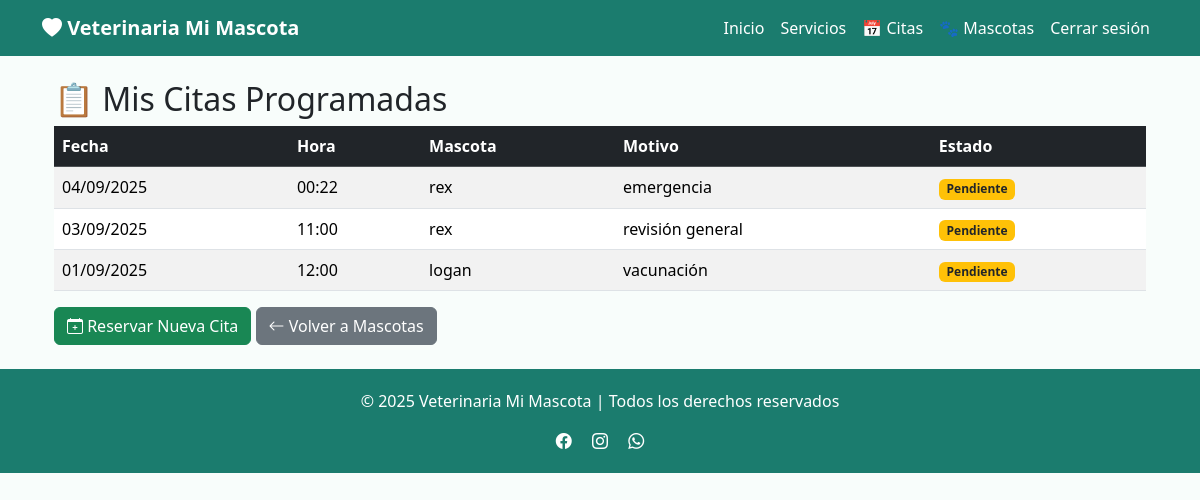
Screenshot of /citas/listar (signed in) with the database file from the repository.
### app/models/cita.py (models this page shows, shortened)
class Cita(db.Model):
    __tablename__ = 'citas'
    id_cita = db.Column(db.Integer, primary_key=True)
    fecha = db.Column(db.Date, nullable=False)
    hora = db.Column(db.Time, nullable=False)
    motivo = db.Column(db.String(255))
    estado = db.Column(db.String(20), default='pendiente')
    id_mascota = db.Column(db.Integer, db.ForeignKey('mascotas.id_mascota'))
    id_usuario = db.Column(db.Integer, db.ForeignKey('usuarios.id_usuario'))
    mascota = db.relationship('Mascota', backref=db.backref('citas', lazy=True))
    usuario = db.relationship('Usuario', backref=db.backref('citas', lazy=True))
    __table_args__ = (
        db.UniqueConstraint('fecha', 'hora', name='_fecha_hora_uc'),
        db.Index('ix_cita_fecha', 'fecha'),
    )

### app/models/mascota.py (models this page shows, shortened)
class Mascota(db.Model):
    __tablename__ = "mascotas"
    id_mascota = db.Column(db.Integer, primary_key=True)
    nombre = db.Column(db.String(100), nullable=False)
    especie = db.Column(db.String(50), nullable=False)
    raza = db.Column(db.String(50))
    genero = db.Column(db.String(10))
    fecha_nacimiento = db.Column(db.Date)
    id_usuario = db.Column(db.Integer, db.ForeignKey("usuarios.id_usuario"), nullable=False)
    usuario = db.relationship("Usuario", back_populates="mascotas")

### app/routes/citas.py (the view)
@citas_bp.route('/listar')
@login_required
def listar_citas():
    citas = Cita.query.filter_by(id_usuario=current_user.id_usuario).order_by(Cita.fecha.desc()).all()
    return render_template('citas/listar.html', citas=citas)

### app/models/usuario.py (called while the page is built)
    @property
    def is_active(self):
        return True

### app/templates/citas/listar.html
{% extends "base.html" %}
{% block content %}
<div class="container mt-4">
    <h2>📋 Mis Citas Programadas</h2>
    {% if citas %}
        <table class="table table-striped table-hover">
            <thead class="table-dark">
                <tr>
                    <th>Fecha</th>
                    <th>Hora</th>
                    <th>Mascota</th>
                    <th>Motivo</th>
                    <th>Estado</th>
                </tr>
            </thead>
            <tbody>
                {% for cita in citas %}
                <tr>
                    <td>{{ cita.fecha.strftime('%d/%m/%Y') }}</td>
                    <td>{{ cita.hora.strftime('%H:%M') }}</td>
                    <td>{{ cita.mascota.nombre }}</td>
                    <td>{{ cita.motivo or 'Sin motivo' }}</td>
                    <td>
                        {% if cita.estado == 'pendiente' %}
                            <span class="badge bg-warning text-dark">Pendiente</span>
                        {% elif cita.estado == 'atendida' %}
                            <span class="badge bg-success">Atendida</span>
                        {% elif cita.estado == 'cancelada' %}
                            <span class="badge bg-danger">Cancelada</span>
                        {% else %}
                            <span class="badge bg-secondary">Sin estado</span>
                        {% endif %}
                    </td>
                </tr>
                {% endfor %}
            </tbody>
        </table>
    {% else %}
        <div class="alert alert-info text-center">
            <i class="bi bi-calendar-check" style="font-size: 2rem;"></i><br>
            No tienes citas programadas.
        </div>
    {% endif %}
    <div class="mt-3">
        <a href="{{ url_for('citas.reservar_cita') }}" class="btn btn-success">
            <i class="bi bi-calendar-plus"></i> Reservar Nueva Cita
        </a>
        <a href="{{ url_for('mascotas.index') }}" class="btn btn-secondary">
            <i class="bi bi-arrow-left"></i> Volver a Mascotas
        </a>
    </div>
</div>
{% endblock %}

### app/templates/base.html (style rules this page uses)
body { background-color: #f8fdfb; }

### rows the page displays
Cita: fecha "04/09/2025", hora "00:22", mascota.nombre "rex", motivo "emergencia", estado "Pendiente"
Cita: fecha "03/09/2025", hora "11:00", mascota.nombre "rex", motivo "revisión general", estado "Pendiente"
Cita: fecha "01/09/2025", hora "12:00", mascota.nombre "logan", motivo "vacunación", estado "Pendiente"
